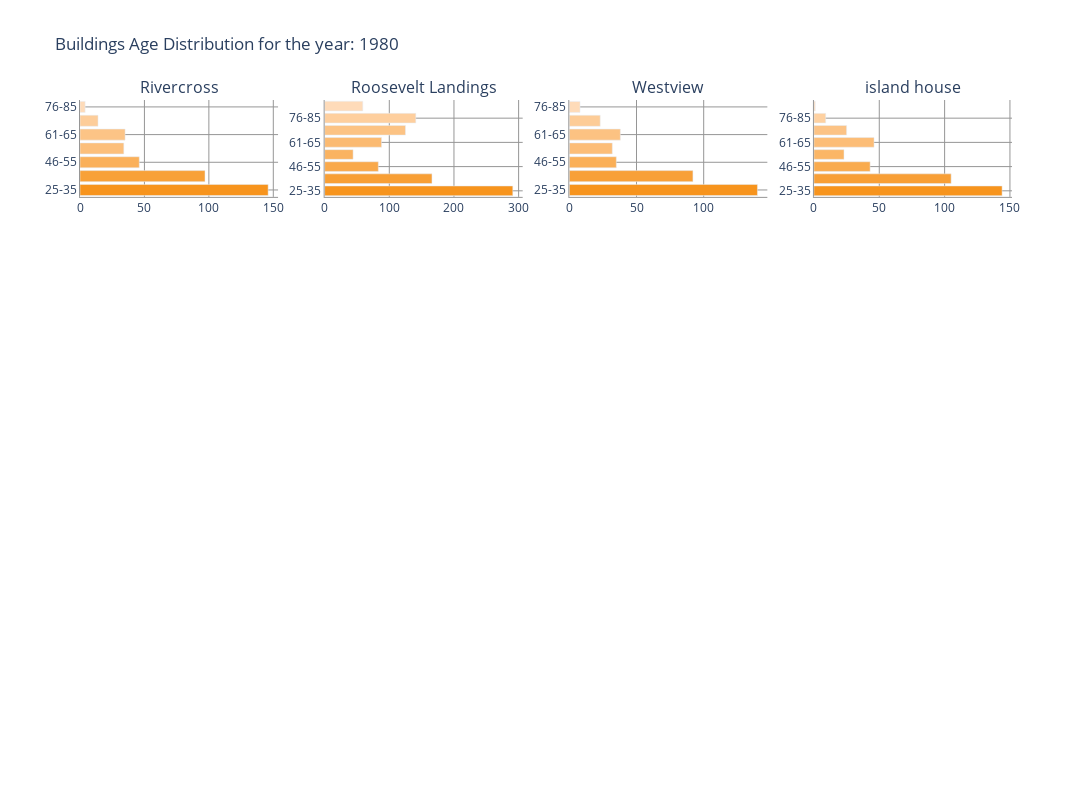

Notebook source saved alongside this figure:
### Markdown cell above
# Calibration Check

### Code cell
ridt_widgets.widget4()
age_fig_c_year,ds_cal = ridt_widgets.widget_4_action(df_ts_1)
age_fig_c_year.show()

### Figure 1 — Plotly figure (JSON) as saved in the notebook; plotly's stock layout.template omitted (floating-point values rounded to 4 significant figures)
{"data": [{"marker": {"color": [31.18, 39.19, 50.93, 58.29, 62.91, 68.5, 77.5], "colorscale": [[0, "rgb(247,148,29)"], [0.1429, "rgb(248,159,53)"], [0.2857, "rgb(249,167,69)"], [0.4286, "rgb(250,176,90)"], [0.5714, "rgb(252,190,121)"], [0.7143, "rgb(252,197,137)"], [0.8571, "rgb(254,210,164)"], [1, "rgb(254,219,185)"]]}, "orientation": "h", "showlegend": false, "type": "bar", "x": [146, 97, 46, 34, 35, 14, 4], "xaxis": "x", "y": ["25-35", "36-45", "46-55", "56-60", "61-65", "66-75", "76-85"], "yaxis": "y"}, {"marker": {"color": [30.38, 39.3, 50.06, 58.48, 62.77, 71.28, 80.44, 91.15], "colorscale": [[0, "rgb(247,148,29)"], [0.1429, "rgb(248,159,53)"], [0.2857, "rgb(249,167,69)"], [0.4286, "rgb(250,176,90)"], [0.5714, "rgb(252,190,121)"], [0.7143, "rgb(252,197,137)"], [0.8571, "rgb(254,210,164)"], [1, "rgb(254,219,185)"]]}, "orientation": "h", "showlegend": false, "type": "bar", "x": [291, 166, 83, 44, 88, 125, 141, 59], "xaxis": "x2", "y": ["25-35", "36-45", "46-55", "56-60", "61-65", "66-75", "76-85", "90+"], "yaxis": "y2"}, {"marker": {"color": [31.21, 39.28, 51.09, 58.5, 62.89, 69.35, 79.62], "colorscale": [[0, "rgb(247,148,29)"], [0.1429, "rgb(248,159,53)"], [0.2857, "rgb(249,167,69)"], [0.4286, "rgb(250,176,90)"], [0.5714, "rgb(252,190,121)"], [0.7143, "rgb(252,197,137)"], [0.8571, "rgb(254,210,164)"], [1, "rgb(254,219,185)"]]}, "orientation": "h", "showlegend": false, "type": "bar", "x": [140, 92, 35, 32, 38, 23, 8], "xaxis": "x3", "y": ["25-35", "36-45", "46-55", "56-60", "61-65", "66-75", "76-85"], "yaxis": "y3"}, {"marker": {"color": [30.74, 39.33, 50.7, 58.57, 63, 69.44, 79, 88], "colorscale": [[0, "rgb(247,148,29)"], [0.1429, "rgb(248,159,53)"], [0.2857, "rgb(249,167,69)"], [0.4286, "rgb(250,176,90)"], [0.5714, "rgb(252,190,121)"], [0.7143, "rgb(252,197,137)"], [0.8571, "rgb(254,210,164)"], [1, "rgb(254,219,185)"]]}, "orientation": "h", "showlegend": false, "type": "bar", "x": [144, 105, 43, 23, 46, 25, 9, 1], "xaxis": "x4", "y": ["25-35", "36-45", "46-55", "56-60", "61-65", "66-75", "76-85", "90+"], "yaxis": "y4"}], "layout": {"annotations": [{"font": {"size": 16}, "showarrow": false, "text": "Rivercross", "x": 0.1062, "xanchor": "center", "xref": "paper", "y": 1, "yanchor": "bottom", "yref": "paper"}, {"font": {"size": 16}, "showarrow": false, "text": "Roosevelt Landings", "x": 0.3688, "xanchor": "center", "xref": "paper", "y": 1, "yanchor": "bottom", "yref": "paper"}, {"font": {"size": 16}, "showarrow": false, "text": "Westview", "x": 0.6313, "xanchor": "center", "xref": "paper", "y": 1, "yanchor": "bottom", "yref": "paper"}, {"font": {"size": 16}, "showarrow": false, "text": "island house", "x": 0.8938, "xanchor": "center", "xref": "paper", "y": 1, "yanchor": "bottom", "yref": "paper"}], "height": 800, "plot_bgcolor": "rgba(255,255,255,0)", "title": {"text": "Buildings Age Distribution for the year: 1980"}, "width": 1200, "xaxis": {"anchor": "y", "domain": [0, 0.2125], "gridcolor": "rgb(150,150,150)", "linecolor": "rgb(150,150,150)", "showgrid": true, "showline": true, "type": "linear", "range": [0, 153.7], "autorange": true}, "xaxis10": {"anchor": "y10", "domain": [0.2625, 0.475], "gridcolor": "rgb(150,150,150)", "linecolor": "rgb(150,150,150)", "showgrid": true, "showline": true}, "xaxis11": {"anchor": "y11", "domain": [0.525, 0.7375], "gridcolor": "rgb(150,150,150)", "linecolor": "rgb(150,150,150)", "showgrid": true, "showline": true}, "xaxis12": {"anchor": "y12", "domain": [0.7875, 1], "gridcolor": "rgb(150,150,150)", "linecolor": "rgb(150,150,150)", "showgrid": true, "showline": true}, "xaxis13": {"anchor": "y13", "domain": [0, 0.2125], "gridcolor": "rgb(150,150,150)", "linecolor": "rgb(150,150,150)", "showgrid": true, "showline": true}, "xaxis14": {"anchor": "y14", "domain": [0.2625, 0.475], "gridcolor": "rgb(150,150,150)", "linecolor": "rgb(150,150,150)", "showgrid": true, "showline": true}, "xaxis15": {"anchor": "y15", "domain": [0.525, 0.7375], "gridcolor": "rgb(150,150,150)", "linecolor": "rgb(150,150,150)", "showgrid": true, "showline": true}, "xaxis16": {"anchor": "y16", "domain": [0.7875, 1], "gridcolor": "rgb(150,150,150)", "linecolor": "rgb(150,150,150)", "showgrid": true, "showline": true}, "xaxis2": {"anchor": "y2", "domain": [0.2625, 0.475], "gridcolor": "rgb(150,150,150)", "linecolor": "rgb(150,150,150)", "showgrid": true, "showline": true, "type": "linear", "range": [0, 306.3], "autorange": true}, "xaxis3": {"anchor": "y3", "domain": [0.525, 0.7375], "gridcolor": "rgb(150,150,150)", "linecolor": "rgb(150,150,150)", "showgrid": true, "showline": true, "type": "linear", "range": [0, 147.4], "autorange": true}, "xaxis4": {"anchor": "y4", "domain": [0.7875, 1], "gridcolor": "rgb(150,150,150)", "linecolor": "rgb(150,150,150)", "showgrid": true, "showline": true, "type": "linear", "range": [0, 151.6], "autorange": true}, "xaxis5": {"anchor": "y5", "domain": [0, 0.2125], "gridcolor": "rgb(150,150,150)", "linecolor": "rgb(150,150,150)", "showgrid": true, "showline": true}, "xaxis6": {"anchor": "y6", "domain": [0.2625, 0.475], "gridcolor": "rgb(150,150,150)", "linecolor": "rgb(150,150,150)", "showgrid": true, "showline": true}, "xaxis7": {"anchor": "y7", "domain": [0.525, 0.7375], "gridcolor": "rgb(150,150,150)", "linecolor": "rgb(150,150,150)", "showgrid": true, "showline": true}, "xaxis8": {"anchor": "y8", "domain": [0.7875, 1], "gridcolor": "rgb(150,150,150)", "linecolor": "rgb(150,150,150)", "showgrid": true, "showline": true}, "xaxis9": {"anchor": "y9", "domain": [0, 0.2125], "gridcolor": "rgb(150,150,150)", "linecolor": "rgb(150,150,150)", "showgrid": true, "showline": true}, "yaxis": {"anchor": "x", "domain": [0.8438, 1], "gridcolor": "rgb(150,150,150)", "linecolor": "rgb(150,150,150)", "showgrid": true, "showline": true, "type": "category", "range": [-0.5, 6.5], "autorange": true}, "yaxis10": {"anchor": "x10", "domain": [0.2812, 0.4375], "gridcolor": "rgb(150,150,150)", "linecolor": "rgb(150,150,150)", "showgrid": true, "showline": true}, "yaxis11": {"anchor": "x11", "domain": [0.2812, 0.4375], "gridcolor": "rgb(150,150,150)", "linecolor": "rgb(150,150,150)", "showgrid": true, "showline": true}, "yaxis12": {"anchor": "x12", "domain": [0.2812, 0.4375], "gridcolor": "rgb(150,150,150)", "linecolor": "rgb(150,150,150)", "showgrid": true, "showline": true}, "yaxis13": {"anchor": "x13", "domain": [0, 0.1562], "gridcolor": "rgb(150,150,150)", "linecolor": "rgb(150,150,150)", "showgrid": true, "showline": true}, "yaxis14": {"anchor": "x14", "domain": [0, 0.1562], "gridcolor": "rgb(150,150,150)", "linecolor": "rgb(150,150,150)", "showgrid": true, "showline": true}, "yaxis15": {"anchor": "x15", "domain": [0, 0.1562], "gridcolor": "rgb(150,150,150)", "linecolor": "rgb(150,150,150)", "showgrid": true, "showline": true}, "yaxis16": {"anchor": "x16", "domain": [0, 0.1562], "gridcolor": "rgb(150,150,150)", "linecolor": "rgb(150,150,150)", "showgrid": true, "showline": true}, "yaxis2": {"anchor": "x2", "domain": [0.8438, 1], "gridcolor": "rgb(150,150,150)", "linecolor": "rgb(150,150,150)", "showgrid": true, "showline": true, "type": "category", "range": [-0.5, 7.5], "autorange": true}, "yaxis3": {"anchor": "x3", "domain": [0.8438, 1], "gridcolor": "rgb(150,150,150)", "linecolor": "rgb(150,150,150)", "showgrid": true, "showline": true, "type": "category", "range": [-0.5, 6.5], "autorange": true}, "yaxis4": {"anchor": "x4", "domain": [0.8438, 1], "gridcolor": "rgb(150,150,150)", "linecolor": "rgb(150,150,150)", "showgrid": true, "showline": true, "type": "category", "range": [-0.5, 7.5], "autorange": true}, "yaxis5": {"anchor": "x5", "domain": [0.5625, 0.7188], "gridcolor": "rgb(150,150,150)", "linecolor": "rgb(150,150,150)", "showgrid": true, "showline": true}, "yaxis6": {"anchor": "x6", "domain": [0.5625, 0.7188], "gridcolor": "rgb(150,150,150)", "linecolor": "rgb(150,150,150)", "showgrid": true, "showline": true}, "yaxis7": {"anchor": "x7", "domain": [0.5625, 0.7188], "gridcolor": "rgb(150,150,150)", "linecolor": "rgb(150,150,150)", "showgrid": true, "showline": true}, "yaxis8": {"anchor": "x8", "domain": [0.5625, 0.7188], "gridcolor": "rgb(150,150,150)", "linecolor": "rgb(150,150,150)", "showgrid": true, "showline": true}, "yaxis9": {"anchor": "x9", "domain": [0.2812, 0.4375], "gridcolor": "rgb(150,150,150)", "linecolor": "rgb(150,150,150)", "showgrid": true, "showline": true}}}
